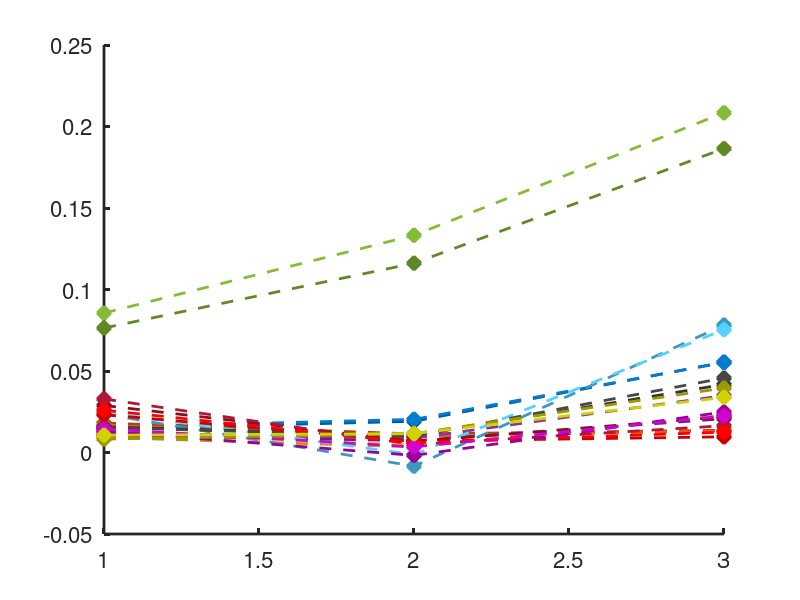
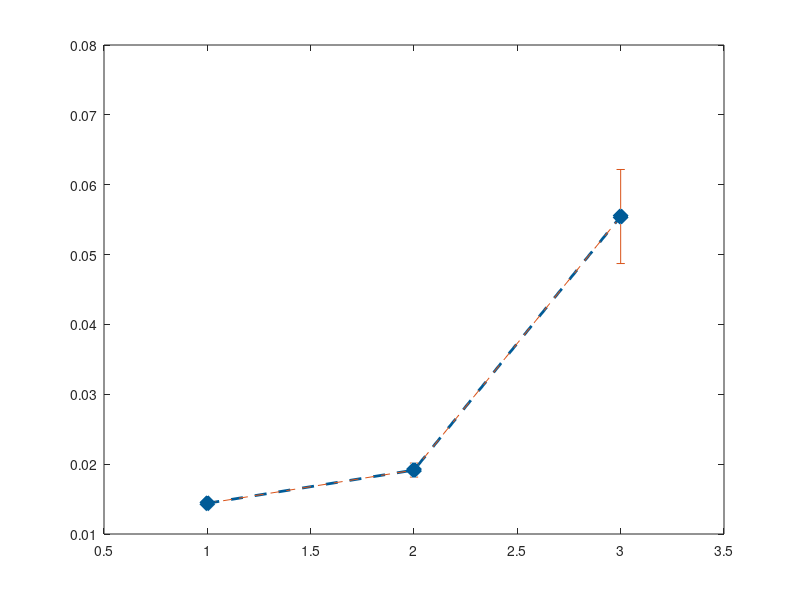

MATLAB code for these plots, in order: (Note: this script raises an error after producing the figures.)

addpath(genpath('../../../Helpers'))

load RawMFCorrs.mat
ngood = size(MeanRawMFCorrs,3);

% Data from V1 L2/3
JiangPSPs = [0.34 -0.48 ; 1.6 -0.68]; % Pyr/BC, mV
JiangConnProbs = [0.018 0.352; 0.186  0.468]; %  Pyr/BC

KBar_Est = JiangPSPs .* JiangConnProbs;
Q = [0.8 0; 0 0.2];

MeanRxBar_Est = cell(ngood,1);
SteRxBar_Est = cell(ngood,1);
for i=1:ngood
     MeanRxBar_Est{i} = KBar_Est * Q * MeanRawMFCorrs(:,:,i) * Q * KBar_Est';
     SteRxBar_Est{i} = sqrt(KBar_Est.^2 * Q.^2 * SteRawMFCorrs(:,:,i).^2 * Q.^2 * KBar_Est'.^2);
end


%%
downColSep = 0.8;
upColSep = 1.1;

BasicColor = {[0    0.4470    0.7410], ...
              [0.8500    0.3250    0.0980], ...
              [0.9290    0.6940    0.1250], ...
              [0.4940    0.1840    0.5560], ...
              [0.4660    0.6740    0.1880], ...
              [0.3010    0.7450    0.9330], ...
              [0.6350    0.0780    0.1840], ...
              [0.2500    0.2500    0.2500], ...
              [ 1.0000         0         0], ...
              [ 0.7500         0    0.7500], ...
              [ 0.7500    0.7500         0]};
          

Colors = cell(ngood,1);
for i=1:2:ngood % assume divisible by two
    Colors{i} = BasicColor{floor((i-1)/2)+1} * downColSep;
    Colors{i+1} = min(BasicColor{floor((i-1)/2)+1} * upColSep,1);
end


%% Normalize by Arithmetic Mean
arithmMean = zeros(ngood,1);
aHatMean = zeros(ngood,1);
bHatMean = zeros(ngood,1);
cHatMean = zeros(ngood,1);

aHatSte = zeros(ngood,1);
bHatSte = zeros(ngood,1);
cHatSte = zeros(ngood,1);

for i=1:ngood
    arithmMean(i) = mean([MeanRxBar_Est{i}(1,1) MeanRxBar_Est{i}(1,2) MeanRxBar_Est{i}(2,2)]);
        
    aHatMean(i) = MeanRxBar_Est{i}(1,1) / arithmMean(i);
    bHatMean(i) = MeanRxBar_Est{i}(2,2) / arithmMean(i);
    cHatMean(i) = MeanRxBar_Est{i}(1,2) / arithmMean(i);
    
    aHatSte(i) = SteRxBar_Est{i}(1,1) / arithmMean(i);
    bHatSte(i) = SteRxBar_Est{i}(2,2) / arithmMean(i);
    cHatSte(i) = SteRxBar_Est{i}(1,2) / arithmMean(i);
end


%% MF Corrs
lw = 2;
fs = 16;
ms = 10;

figure
for i=1:ngood
    meanPlotForm = [MeanRawMFCorrs(1,1,i) MeanRawMFCorrs(1,2,i) MeanRawMFCorrs(2,2,i)];
        
     plot([1 2 3], meanPlotForm, 'o--', 'marker','d', 'color',Colors{i}, 'markerfacecolor',Colors{i}, ...
                 'linewidth',lw, 'markersize',ms)
    hold on
end
box off
set(gca,'linewidth',lw)
set(gca,'fontsize',fs)


%% MF Corrs - With errorbars
lw = 2;
fs = 16;
ms = 10;

figure
for i=1:ngood
    meanPlotForm = [MeanRawMFCorrs(1,1,i) MeanRawMFCorrs(1,2,i) MeanRawMFCorrs(2,2,i)];
    stePlotForm = [SteRawMFCorrs(1,1,i) SteRawMFCorrs(1,2,i) SteRawMFCorrs(2,2,i)];
        
     plot([1 2 3], meanPlotForm, 'o--', 'marker','d', 'color',Colors{i}, 'markerfacecolor',Colors{i}, ...
                 'linewidth',lw, 'markersize',ms)
    hold on

    errorbar([1 2 3], meanPlotForm,stePlotForm, '--', 'color',Colors{i},'linewidth',lw)
end
box off
set(gca,'linewidth',lw)
set(gca,'fontsize',fs)



%% MF External Covs
lw = 2;
fs = 16;
ms = 10;

figure
for i=1:ngood
    meanPlotForm = [aHatMean(i) cHatMean(i) bHatMean(i)];
     plot([1 2 3], meanPlotForm, 'o--', 'marker','d', 'color',Colors{i}, 'markerfacecolor',Colors{i}, ...
                 'linewidth',lw, 'markersize',ms)
    hold on
end
box off
set(gca,'linewidth',lw)
set(gca,'fontsize',fs)


%% MF External Covs - With errorbars
lw = 2;
fs = 16;
ms = 10;

figure
for i=1:ngood
    meanPlotForm = [aHatMean(i) cHatMean(i) bHatMean(i)];
    stePlotForm = [aHatSte(i) cHatSte(i) bHatSte(i)];
    
     plot([1 2 3], meanPlotForm, 'o--', 'marker','d', 'color',Colors{i}, 'markerfacecolor',Colors{i}, ...
                 'linewidth',lw, 'markersize',ms)
    hold on
    
    errorbar([1 2 3], meanPlotForm,stePlotForm, '--','color',Colors{i},'linewidth',lw)
end
box off
set(gca,'linewidth',lw)
set(gca,'fontsize',fs)


%% Low-rank Figure
lw = 2;
fs = 16;
ms = 30;

figure
for i=1:ngood
    plot(aHatMean(i)*bHatMean(i),cHatMean(i)^2,'k.', 'markersize',ms, 'color',Colors{i})
    hold on
end
plot(0:2,0:2,'k--', 'linewidth',lw)
set(gca,'fontsize',fs)
set(gca,'linewidth',lw)
box off


%%
[nullRejected,p,ci,stats] = ttest2(aHatMean.*bHatMean,cHatMean.^2, 'Vartype','unequal')
%[nullRejected,p,ci,stats] = ttest2(aHat.*bHat,cHat.^2)

% H0: Means are equal
% nullRejected = 0 implies could not reject at 5%; system is rank 1
% nullRejected = 1 implies deviations are strong enough to claim system is rank 2

figure
subplot(1,2,1)
ksdensity(aHatMean.*bHatMean, 'kernel','epa', 'support','positive')
title('Density of $\hat{a} \hat{b}$','interpreter','latex')
set(gca,'fontsize',fs,'linewidth',lw)
box off

subplot(1,2,2)
ksdensity(cHatMean.^2, 'kernel','epa', 'support','positive')
title('Density of $\hat{c}^2$','interpreter','latex')
set(gca,'fontsize',fs,'linewidth',lw)
box off

 